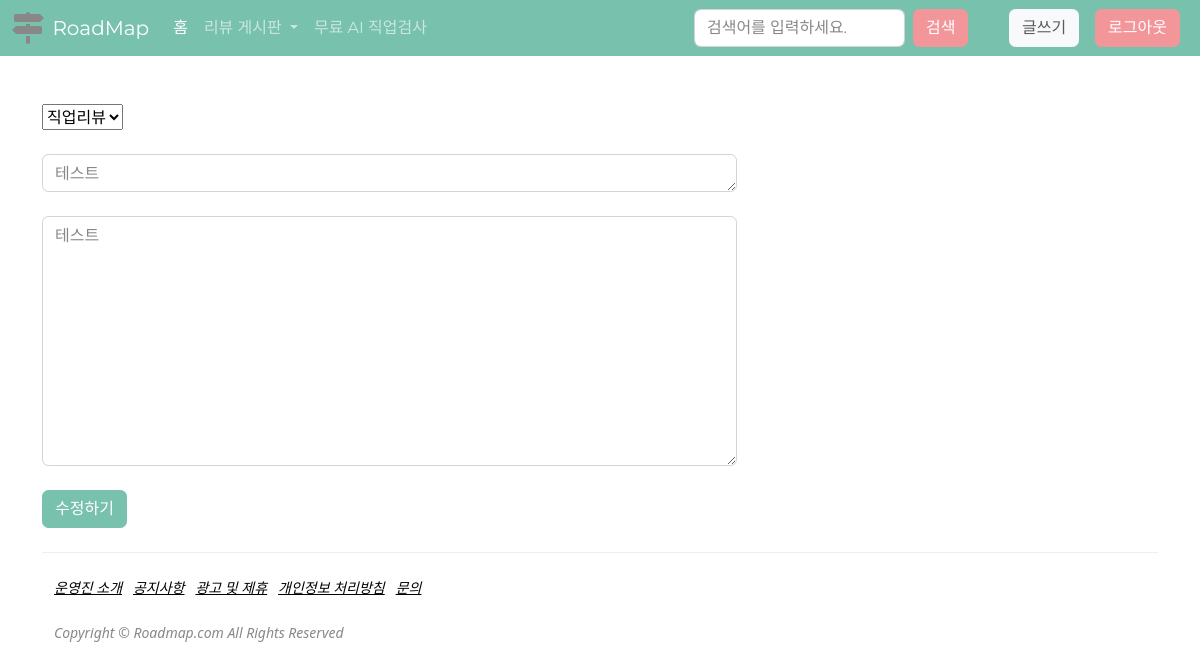
The page /board/17/update/ (signed in) on the database as committed earlier.
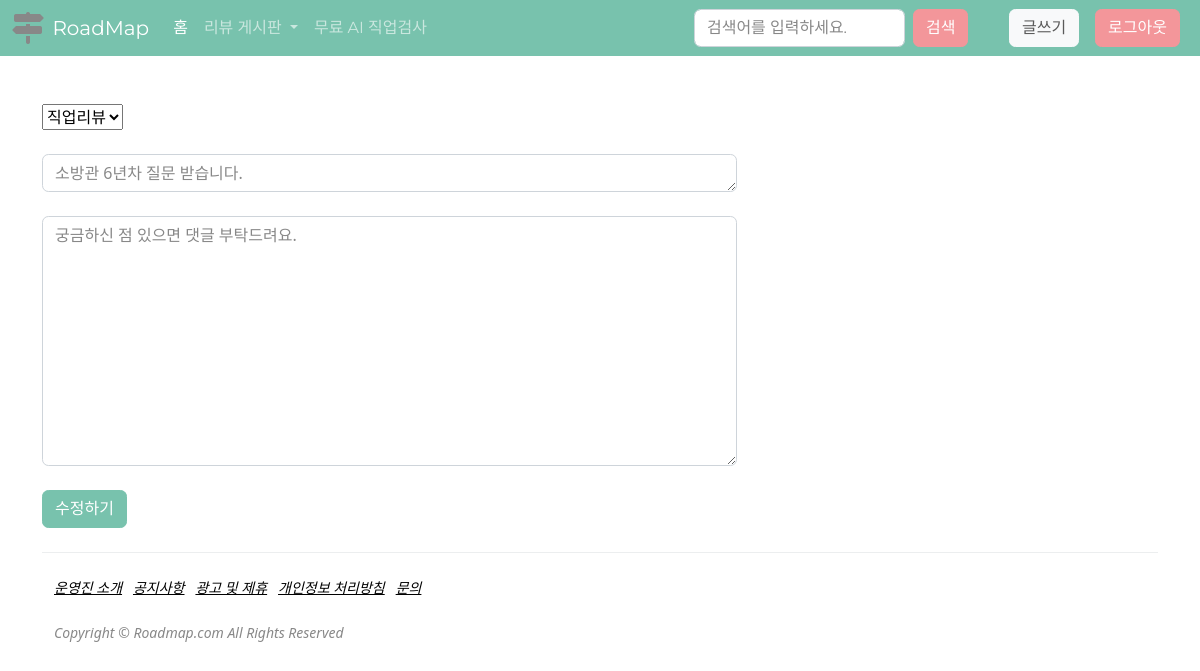
The same page on the database as committed later.
### board/models.py (models this page shows, shortened)
class Post(models.Model):
    title = models.CharField(max_length=200, verbose_name="제목")
    contents = models.TextField(verbose_name="내용")
    writer = models.ForeignKey(
        'user.BoardMember', on_delete=models.CASCADE, null=True, verbose_name="작성자")
    created_at = models.DateTimeField(
        auto_now_add=True, null=True, verbose_name="작성일")
    updated_at = models.DateTimeField(
        auto_now=True, null=True, verbose_name="최종수정일")
    view_count = models.PositiveIntegerField(default=0, verbose_name="조회수")
    like_count = models.IntegerField(null=True, verbose_name="좋아요수")
    name_choices = (('직업리뷰', '직업리뷰'), ('학과리뷰', '학과리뷰'))
    name = models.CharField(
        max_length=200, null=True, choices=name_choices, verbose_name="게시판명")
    class Meta:
        db_table = 'boards'
        verbose_name = '게시판'
        verbose_name_plural = '게시판'

### board/views.py (the view)
# urls.py: path('<int:pk>/update/', views.board_update, name='board_update'),
def board_update(request, pk):
    if not request.session.get('user'):
        return redirect('/user/login/')
    user_id = request.session.get('user')
    post = get_object_or_404(Post, pk=pk)
    if post.writer == BoardMember.objects.get(pk=user_id):
        if request.method == "POST":
            form = BoardForm(request.POST, request.FILES, instance=post)
            if form.is_valid():
                form.save()
                return redirect(f'/board/{post.pk}')
        else:
            form = BoardForm(instance=post)
        return render(request, 'board_update.html', {'form': form, 'post': post})
    else:
        return render(request, 'user_mismatch.html')

### board/forms.py
class BoardForm(forms.ModelForm):
    class Meta:
        model = Post
        fields = [
            'name',
            'title',
            'contents',
        ]
    name_choices = (('직업리뷰', '직업리뷰'), ('학과리뷰', '학과리뷰'))
    name = forms.ChoiceField(error_messages={
        'required': '게시판명을 선택하세요.'},
        choices=name_choices, label="게시판명")
    title = forms.CharField(error_messages={
        'required': '제목을 입력하세요.'
    }, max_length=100, label="게시글 제목")
    contents = forms.CharField(error_messages={
        'required': '내용을 입력하세요.'
    }, widget=forms.Textarea, label="게시글 내용")

### board/templates/board_update.html (shortened to what this page needs)
{% extends "base.html" %}
{% block body %}
{% load static %}
<div class="container">
  <div class="row">
    <div class="col-sm-10">
      <form method="POST" action=".">
        {% for field in form %}
        <div class="form-group">
          {% if field.name == 'contents' %}
          <textarea class="form-control" style="height : 250px" name="{{ field.name }}">{{post.contents}}</textarea>
          {% elif field.name == 'name' %}
          <div>{{field}}</div>
          {% else %}
          <textarea class="form-control" style="height : 30px" name="{{ field.name }}">{{post.title}}</textarea>
          {% endif %}
        </div>
        <br>
        {% endfor %}
        <button type="submit" class="btn btn-primary">수정하기</button>
      </form>
    </div>
</div>
  {% endblock body %}

Rows that differ between the two databases and show on the page:
changed Post "직업리뷰": title "테스트" → "소방관 6년차 질문 받습니다."; contents "테스트" → "궁금하신 점 있으면 댓글 부탁드려요."
